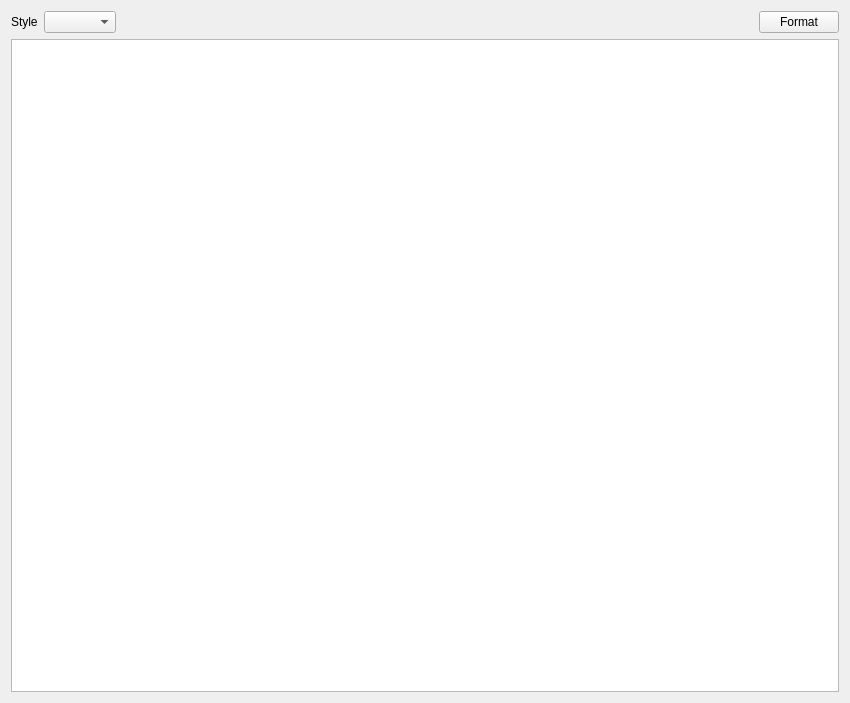
<?xml version="1.0" encoding="UTF-8"?>
<ui version="4.0">
 <class>CppFormatterWidget</class>
 <widget class="QWidget" name="CppFormatterWidget">
  <property name="geometry">
   <rect>
    <x>0</x>
    <y>0</y>
    <width>850</width>
    <height>703</height>
   </rect>
  </property>
  <property name="windowTitle">
   <string>Form</string>
  </property>
  <layout class="QVBoxLayout" name="verticalLayout">
   <item>
    <layout class="QHBoxLayout" name="horizontalLayout">
     <item>
      <widget class="QLabel" name="label">
       <property name="text">
        <string>Style</string>
       </property>
      </widget>
     </item>
     <item>
      <widget class="QComboBox" name="comboBox"/>
     </item>
     <item>
      <spacer name="horizontalSpacer">
       <property name="orientation">
        <enum>Qt::Orientation::Horizontal</enum>
       </property>
       <property name="sizeHint" stdset="0">
        <size>
         <width>40</width>
         <height>20</height>
        </size>
       </property>
      </spacer>
     </item>
     <item>
      <widget class="QPushButton" name="formatButton">
       <property name="text">
        <string>Format</string>
       </property>
      </widget>
     </item>
    </layout>
   </item>
   <item>
    <widget class="CodeEditor" name="codeEditor">
     <property name="locale">
      <locale language="English" country="UnitedStates"/>
     </property>
    </widget>
   </item>
  </layout>
 </widget>
 <customwidgets>
  <customwidget>
   <class>CodeEditor</class>
   <extends>QPlainTextEdit</extends>
   <header>editor/codeeditor.h</header>
  </customwidget>
 </customwidgets>
 <resources/>
 <connections/>
</ui>
